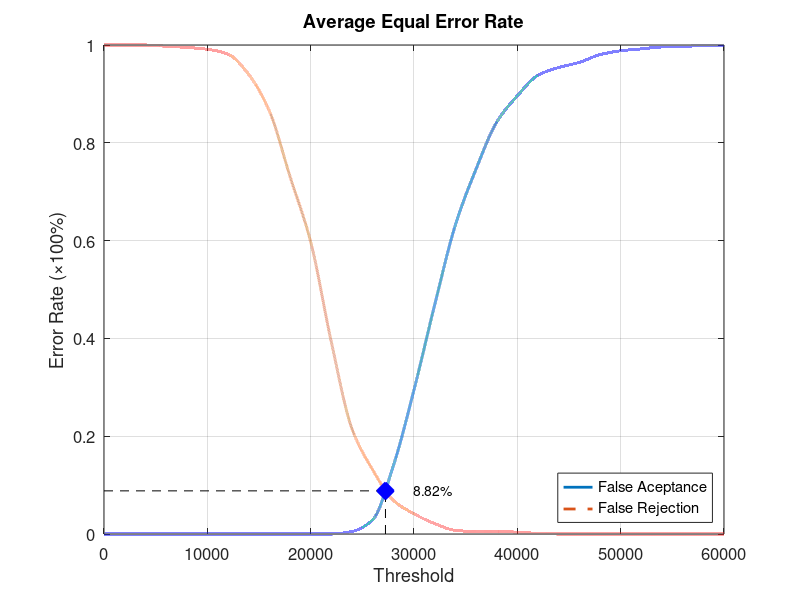
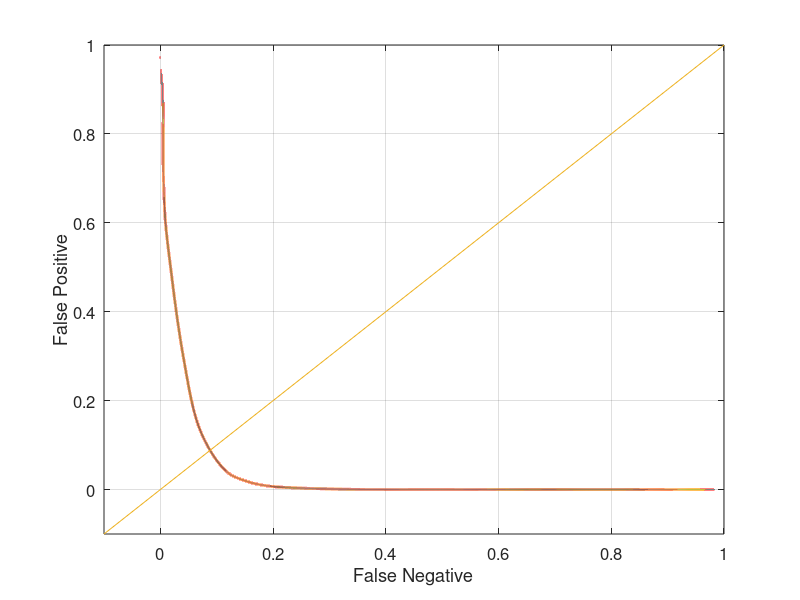

Here is the MATLAB script that generated these plots, in order:
function yEER = Experiment4Average
close all;
clear;
clc;
x = 0:2000:60000;
xq = 0:0.5:60000;

y0 = [0 0 0 0 0 0 0 0 0 0 0 0 0.00526316 0.0289474 0.139474 0.294737 0.468421 0.631579 0.746053 0.842105 0.896053 0.938158 0.953947 0.964474 0.980263 0.988158 0.992105 0.996053 0.997368 0.998684 1];
yy0 = interp1(x, y0, xq, 'pchip');
y1 = [1 1 1 0.9975 0.995 0.99125 0.98125 0.94 0.865 0.73125 0.5975 0.3925 0.215 0.13125 0.06875 0.04125 0.02125 0.0075 0.005 0.005 0.00375 0.00125 0 0 0 0 0 0 0 0 0];
yy1 = interp1(x, y1, xq, 'pchip');

% Calculating EER: 
y2 = abs(y0 - y1);
find(y2 == min(y2))
yy2 = abs(yy0 - yy1);
xEER = find(yy2 == min(yy2));
xEERIndex = xq(xEER) % X-axis EER
yEER = yy0(xEER) % Y-axis EER

main = figure
plot(xq, yy0,'-','LineWidth', 2);	hold on
plot(xq, yy1,'--','LineWidth', 2);	hold on
plot([xEERIndex xEERIndex], [0 yEER], 'k--');	hold on
plot([0 xEERIndex], [yEER yEER], 'k--');	hold on
plot(xEERIndex, yEER, 'bx', 'LineWidth', 10);	hold on
text(xEERIndex + 10 * xEERIndex / 100, yEER, [num2str(round((10000 * yEER)) / 100) '%'])
legend('False Aceptance', 'False Rejection', 'Location', 'SouthEast')
xlabel('Threshold')
ylabel('Error Rate (\times100%)')
title('Average Equal Error Rate')
set(gca, 'FontSize', 12)
axis([0 60000 0 1])
grid on

print(main, 'Experiment4AverageMain', '-dpng');
FNRxFPR = figure('Color', [1 1 1]);
plot(yy1, yy0, '-', yy1, yy0, 'LineWidth', 2);
hold on
y = -0.1:0.1:1
plot(y, y); 
set(gca, 'FontSize', 12)
xlabel('False Negative')
ylabel('False Positive')
axis([-0.1 1 -0.1 1])
set(gca, 'FontSize', 12)
grid on

print(FNRxFPR, 'Experiment4AverageFNRxFPR','-dpng');
end
